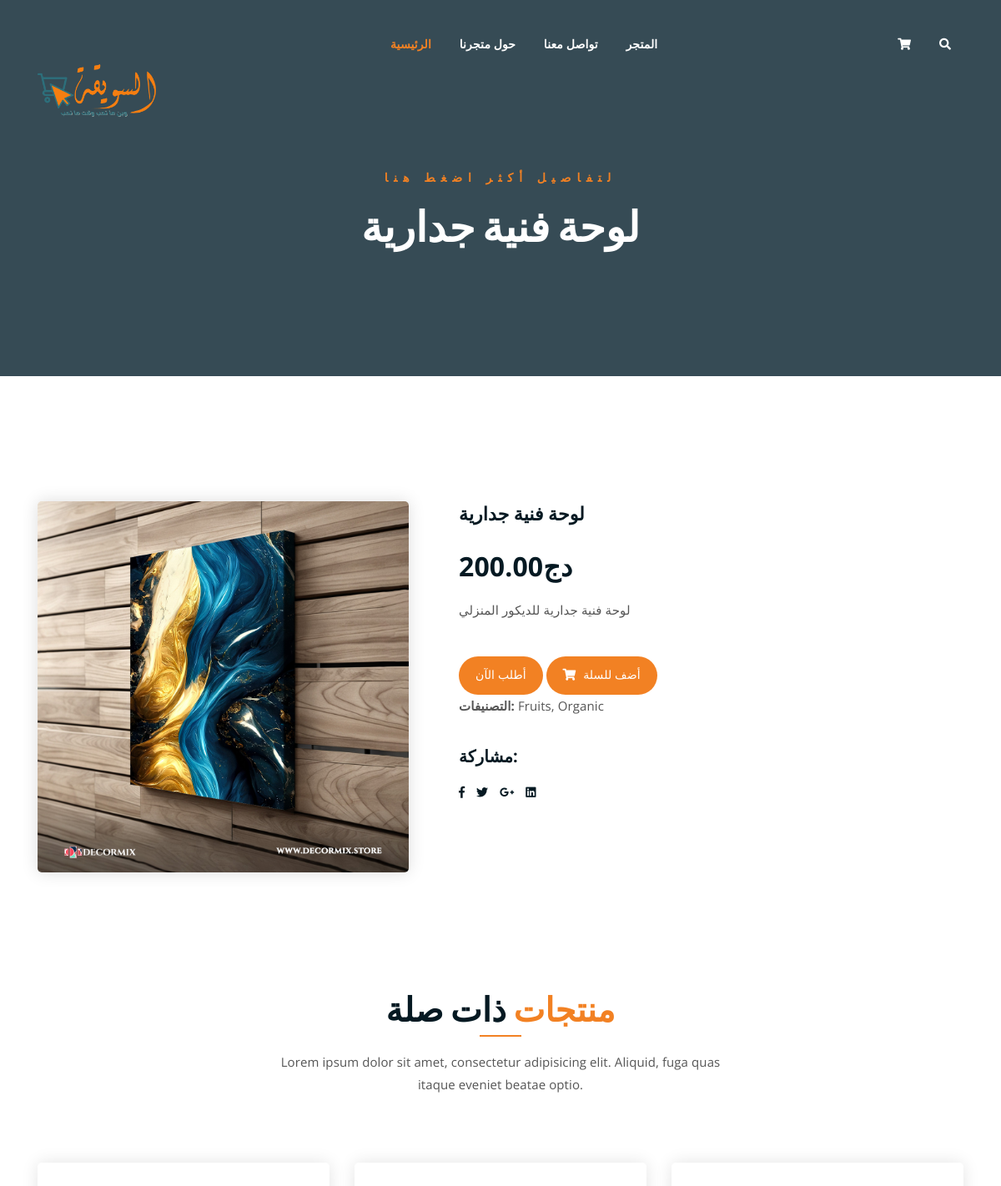
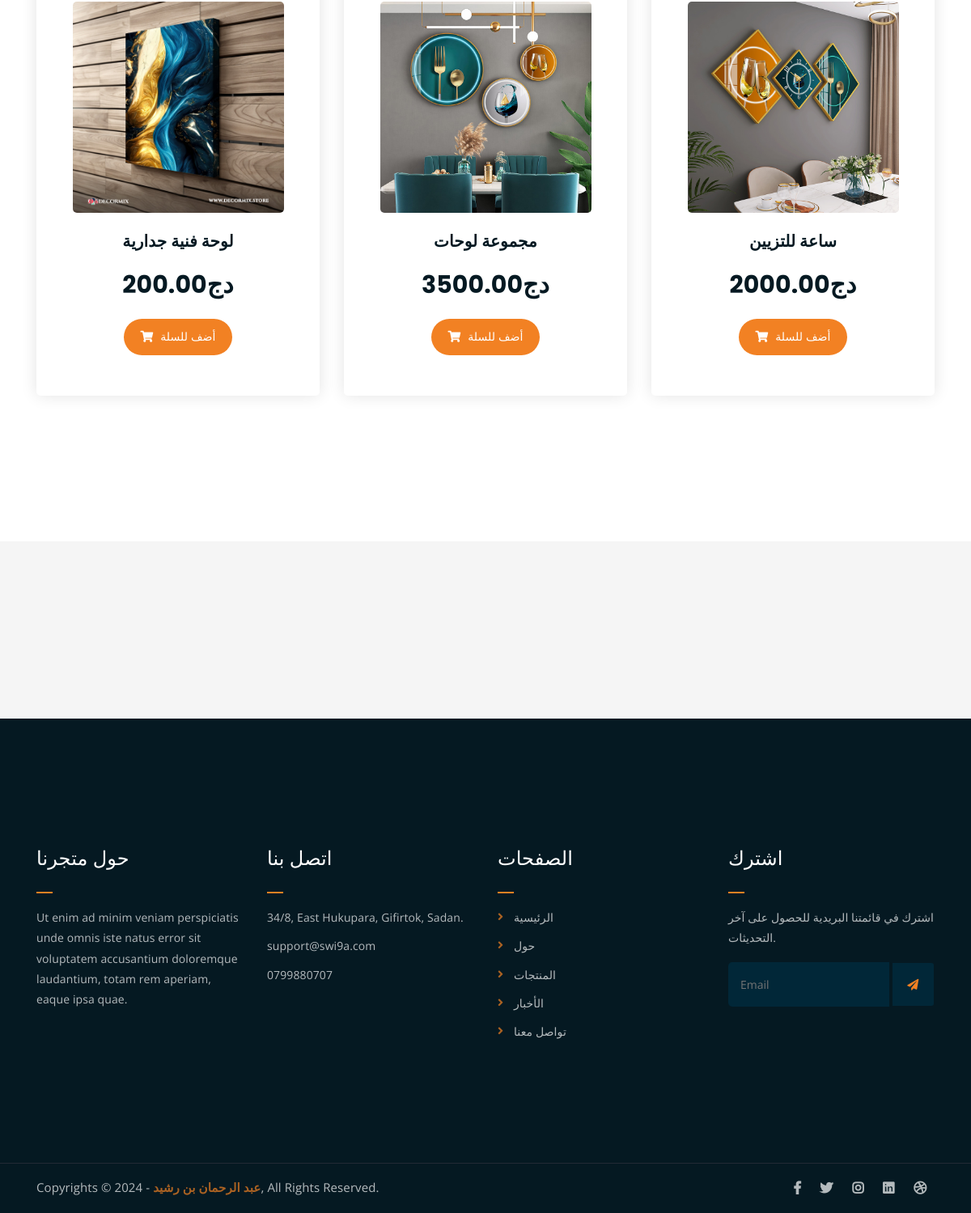
The app's page /products/1 (signed in) with its own data (2 pictures, top to bottom).
### ecom_site/models.py (models this page shows, shortened)
class Product(models.Model):
    name=models.CharField(max_length=20)
    price=models.DecimalField(max_digits=20,decimal_places=2)
    image=models.ImageField(upload_to='photos')
    describtion=models.TextField()

### ecom_site/views.py (the view)
# urls.py: path('products/<int:id>',views.singleproduct,name='single-product'),
def singleproduct(request,id):
    product_by_id=Product.objects.get(id=id)
    item=CartItem.objects.get_or_create( product=product_by_id,user=request.user)
    context={'products':Product.objects.all(),'id_product':product_by_id,'item':item}
    return render(request,'pages/single-product.html',context)

### templates/pages/single-product.html
{% extends 'base.html' %}
{% load static %}
{% block content %}
	<div class="breadcrumb-section breadcrumb-bg">
		<div class="container">
			<div class="row">
				<div class="col-lg-8 offset-lg-2 text-center">
					<div class="breadcrumb-text">
						<p>لتفاصيل أكثر اضغط هنا</p>
						<h1>{{id_product.name}}</h1>
					</div>
				</div>
			</div>
		</div>
	</div>
	<div class="single-product mt-150 mb-150">
		<div class="container">
			<div class="row">
				<div class="col-md-5">
					<div class="single-product-img">
						<img src="{{id_product.image.url}}" alt="">
					</div>
				</div>
				<div class="col-md-7">
					<div class="single-product-content">
						<h3>{{id_product.name}}</h3>
						<p class="single-product-pricing"> دج{{id_product.price}}</p>
						<p>{{id_product.describtion}}</p>
						<br>
						<a href="{% url 'checkout' id_product.id %}" class="boxed-btn black"> أطلب الآن</a>
						<a href="{% url 'add_to_cart' id_product.id %}" class="cart-btn"><i class="fas fa-shopping-cart"></i> أضف للسلة</a>
						<p><strong>التصنيفات: </strong>Fruits, Organic</p>
						<h4>مشاركة:</h4>
						<ul class="product-share">
							<li><a href=""><i class="fab fa-facebook-f"></i></a></li>
							<li><a href=""><i class="fab fa-twitter"></i></a></li>
							<li><a href=""><i class="fab fa-google-plus-g"></i></a></li>
							<li><a href=""><i class="fab fa-linkedin"></i></a></li>
						</ul>
					</div>
				</div>
			</div>
		</div>
	</div>
	<div class="more-products mb-150">
		<div class="container">
			<div class="row">
				<div class="col-lg-8 offset-lg-2 text-center">
					<div class="section-title">
						<h3><span class="orange-text"> منتجات </span>ذات صلة</h3>
						<p>Lorem ipsum dolor sit amet, consectetur adipisicing elit. Aliquid, fuga quas itaque eveniet beatae optio.</p>
					</div>
				</div>
			</div>
			<div class="row">
				{% for product in products %}
				<div class="col-lg-4 col-md-6 text-center {{product.name}}">
					<div class="single-product-item">
						<div class="product-image">
							<a href="{% url 'single-product' product.id %}"><img src="{{product.image.url}}" alt=""></a>
						</div>
						<h3>{{product.name}}</h3>
						<p class="product-price"> دج{{product.price}} </p>
						<a href="{% url 'add_to_cart' product.id %}" class="cart-btn"><i class="fas fa-shopping-cart"></i> أضف للسلة</a>
					</div>
				</div>
				{% endfor %}
			</div>
		</div>
	</div>
{% endblock content %}

### fruit/static/assets/css/main.css (style rules this page uses)
html { font-size: 14px; font-weight: 400; line-height: 28px; height: 100%; }
body { font-family: "Open Sans", sans-serif; font-weight: 400; font-size: 1rem; letter-spacing: 0.1px; line-height: 1.8; color: #051922; overflow-x: hidden; }
body img { max-width: 100%; }
a { cursor: pointer; text-decoration: none; -webkit-transition: all 0.2s ease-in-out; -o-transition: all 0.2s ease-in-out; transition: all 0.2s ease-in-out; }
h1, .h1, h2, .h2, h3, .h3, h4, .h4, h5, .h5, h6, .h6 { font-family: "Poppins", sans-serif; font-weight: 700; margin: 0 0 1.25rem 0; color: #051922; }
h1:last-child, .h1:last-child, h2:last-child, .h2:last-child, h3:last-child, .h3:last-child, h4:last-child, .h4:last-child, h5:last-child, .h5:last-child, h6:last-child, .h6:last-child { margin: 0; }
h1, .h1 { font-size: 4rem; font-weight: 700; line-height: 4rem; }
h3, .h3 { font-size: 2rem; font-weight: 700; line-height: 2.25rem; }
h4, .h4 { font-size: 1.5rem; font-weight: 700; line-height: 1.75rem; }
p { font-family: "Open Sans", sans-serif; font-weight: 400; font-size: 1rem; letter-spacing: 0.1px; line-height: 1.8; color: #051922; margin: 0 0 1.25rem 0; }
p:last-child { margin: 0; }
.mt-150 { margin-top: 150px; }
.mb-150 { margin-bottom: 150px; }
.orange-text { color: #F28123; }
a.boxed-btn { font-family: 'Poppins', sans-serif; display: inline-block; background-color: #F28123; color: #fff; padding: 10px 20px; }
a.boxed-btn, a.bordered-btn, a.cart-btn { border-radius: 50px; }
.section-title h3 { font-size: 40px; position: relative; padding-bottom: 15px; }
.section-title h3:after { position: absolute; content: ''; left: 0px; right: 0px; bottom: 0px; width: 50px; height: 2px; background-color: #F28123; margin: 0 auto; }
.section-title p { font-size: 15px; width: 530px; margin: 0 auto; color: #555; margin-top: 10px; line-height: 1.8; }
.section-title { margin-bottom: 80px; }
.breadcrumb-bg { background-image: url(../img/breadcrumb-bg.jpg); }
.breadcrumb-text p { color: #F28123; font-weight: 700; text-transform: uppercase; letter-spacing: 7px; }
.breadcrumb-text h1 { font-size: 50px; font-weight: 900; color: #fff; margin: 0; margin-top: 20px; }
.breadcrumb-section { padding: 150px 0; background-size: cover; background-position: center center; position: relative; z-index: 1; background-attachment: fixed; padding-top: 200px; }
.breadcrumb-section:after { position: absolute; left: 0; top: 0; width: 100%; height: 100%; content: ""; background-color: #07212e; z-index: -1; opacity: 0.8; }
a.boxed-btn { -webkit-transition: 0.3s; -o-transition: 0.3s; transition: 0.3s; }
.product-image img { -webkit-transition: 0.3s; -o-transition: 0.3s; transition: 0.3s; }
a.cart-btn { -webkit-transition: 0.3s; -o-transition: 0.3s; transition: 0.3s; }
ul.product-share li a { -webkit-transition: 0.3s; -o-transition: 0.3s; transition: 0.3s; }
.single-product-item { -webkit-transition: 0.3s; -o-transition: 0.3s; transition: 0.3s; }
html, body { height: 100%; }
.single-product-item { margin-bottom: 30px; }
.product-image { padding: 30px; padding-bottom: 0; }
.product-image img { width: 90%; border-radius: 5px; margin-bottom: 20px; }
.single-product-item h3 { font-size: 20px; font-weight: 600; margin-bottom: 10px; }
p.product-price { font-family: 'Poppins', sans-serif; font-size: 30px; font-weight: 700; margin-bottom: 15px; }
a.cart-btn { font-family: 'Poppins', sans-serif; display: inline-block; background-color: #F28123; color: #fff; padding: 10px 20px; }
a.cart-btn i { margin-right: 5px; }
.single-product-img img { border-radius: 5px; -webkit-box-shadow: 0 0 20px #ddd; box-shadow: 0 0 20px #ddd; }
.single-product-content h3 { font-size: 22px; font-weight: 600; }
.single-product-content p { font-size: 15px; color: #555; line-height: 1.8; }
.single-product-content p.single-product-pricing { font-size: 32px; font-weight: 700; margin-bottom: 10px; color: #051922; line-height: inherit; }
.single-product-content h4 { font-size: 20px; font-weight: 600; margin-top: 35px; }
ul.product-share { margin: 0; padding: 0; list-style: none; }
ul.product-share li { display: inline-block; }
ul.product-share li a { display: block; color: #051922; margin-right: 10px; }
.single-product-content { margin-left: 30px; }
.single-product-item { -webkit-box-shadow: 0 0 20px #e4e4e4; box-shadow: 0 0 20px #e4e4e4; padding-bottom: 50px; border-radius: 5px; }

### records on screen
Product: name "لوحة فنية جدارية", image (picture), price "200.00", describtion "لوحة فنية جدارية للديكور المنزلي"
Product: image (picture), name "مجموعة لوحات", price "3500.00"
Product: image (picture), name "ساعة للتزيين", price "2000.00"
